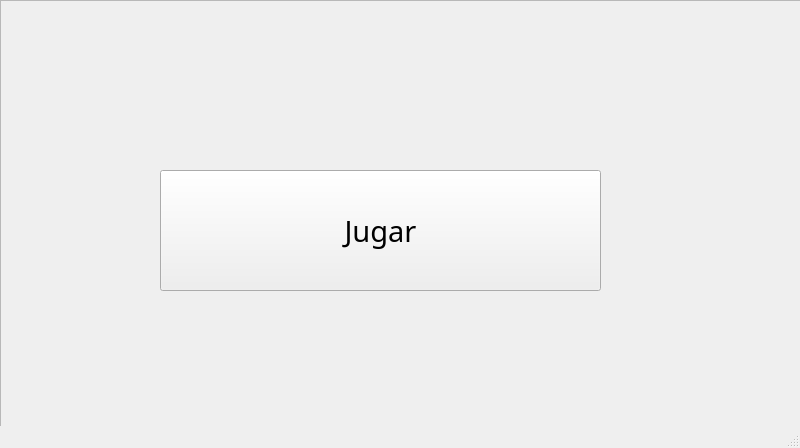
<?xml version="1.0" encoding="UTF-8"?>
<ui version="4.0">
 <class>ChooseCardWindow</class>
 <widget class="QMainWindow" name="ChooseCardWindow">
  <property name="geometry">
   <rect>
    <x>0</x>
    <y>0</y>
    <width>800</width>
    <height>448</height>
   </rect>
  </property>
  <property name="windowTitle">
   <string>MainWindow</string>
  </property>
  <widget class="QWidget" name="centralwidget">
   <widget class="QFrame" name="cardFrame">
    <property name="geometry">
     <rect>
      <x>0</x>
      <y>0</y>
      <width>801</width>
      <height>471</height>
     </rect>
    </property>
    <property name="frameShape">
     <enum>QFrame::StyledPanel</enum>
    </property>
    <property name="frameShadow">
     <enum>QFrame::Raised</enum>
    </property>
    <widget class="QPushButton" name="playButton">
     <property name="geometry">
      <rect>
       <x>160</x>
       <y>170</y>
       <width>441</width>
       <height>121</height>
      </rect>
     </property>
     <property name="font">
      <font>
       <family>MV Boli</family>
       <pointsize>22</pointsize>
      </font>
     </property>
     <property name="text">
      <string>Jugar</string>
     </property>
    </widget>
   </widget>
  </widget>
  <widget class="QStatusBar" name="statusbar"/>
 </widget>
 <resources/>
 <connections/>
</ui>
